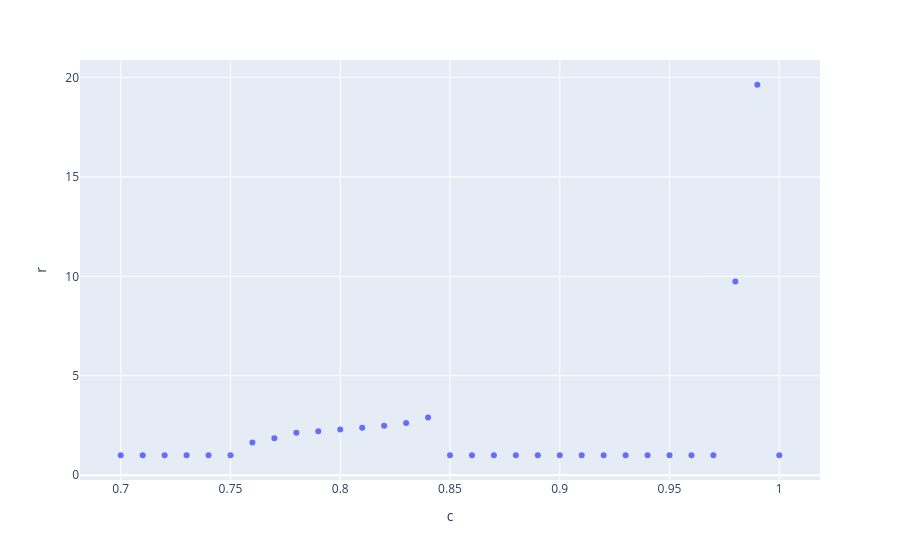

Notebook code for this chart:
### Code cell
px.scatter(results_8, x="c", y="r")

### Figure 1 — Plotly figure (JSON) as saved in the notebook; plotly's stock layout.template omitted (floating-point values rounded to 4 significant figures)
{"data": [{"hovertemplate": "c=%{x}<br>r=%{y}<extra></extra>", "legendgroup": "", "marker": {"color": "#636efa", "symbol": "circle"}, "mode": "markers", "name": "", "orientation": "v", "showlegend": false, "type": "scatter", "x": [0.7, 0.71, 0.72, 0.73, 0.74, 0.75, 0.76, 0.77, 0.78, 0.79, 0.8, 0.81, 0.82, 0.83, 0.84, 0.85, 0.86, 0.87, 0.88, 0.89, 0.9, 0.91, 0.92, 0.93, 0.94, 0.95, 0.96, 0.97, 0.98, 0.99, 1.0], "xaxis": "x", "y": [1.0, 1.0, 1.0, 1.0, 1.0, 1.0, 1.645, 1.86, 2.133, 2.206, 2.298, 2.385, 2.48, 2.624, 2.904, 1.0, 1.0, 1.0, 1.0, 1.0, 1.0, 1.0, 1.0, 1.0, 1.0, 1.0, 1.0, 1.0, 9.741, 19.63, 1.0], "yaxis": "y"}], "layout": {"legend": {"tracegroupgap": 0}, "margin": {"t": 60}, "xaxis": {"anchor": "y", "domain": [0, 1], "title": {"text": "c"}}, "yaxis": {"anchor": "x", "domain": [0, 1], "title": {"text": "r"}}}}
